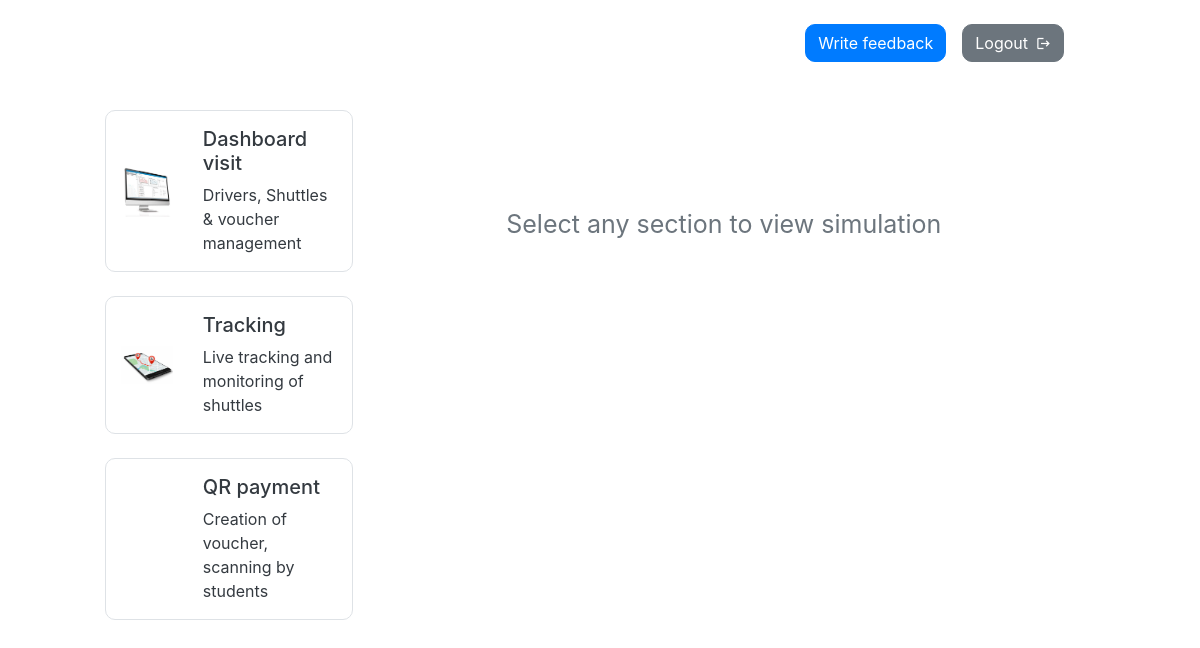
/simulation/ (signed in), run on the app's committed database.
### simulation/models.py (models this page shows, shortened)
class Simulation(models.Model):
    heading = models.CharField(max_length=255)
    sub_heading = models.CharField(max_length=255)
    img = models.ImageField(upload_to="simulation")
    def get_first_step(self):
        all_steps = Step.objects.filter(simulation=self)
        return all_steps.first()

### simulation/views.py (the view)
# urls.py: path("", view=views.index, name="index"),
@login_required
def index(request):
    print(request.session["user_course"])
    context = {"all_simulations": Simulation.objects.all()}
    return render(request, "home/simulation/index.html", context)

### templates/home/simulation/index.html (shortened to what this page needs)
{% extends 'home/simulation/base.html' %}
{% load static %}
{% block content %}
{% if not current_simulation %}
<div class="text-center" style="text-align: center;">
    <div class="text-center pt-5">
        <p style="font-size:25px" class="my-4 text-secondary">Select any section to view simulation</p>
    </div>
</div>
{% endif %}
{% endblock content %}

### templates/home/simulation/base.html (shortened to what this page needs)
{% load static %}
<!DOCTYPE html>
<html lang="en">
<head>
    <link rel="stylesheet" href="https://cdn.jsdelivr.net/npm/bootstrap@4.6.1/dist/css/bootstrap.min.css">
</head>
<body>
    <div class="container-fluid pt-4" style="padding: 10%; padding-bottom: 5px;">
        <div class="row mb-5">
            <div class="col-sm-6">
            </div>
            <div class="col-sm-6 d-flex align-items-center justify-content-end">
                <button type="button" class="btn btn-primary radius-10" data-toggle="modal" data-target="#feedbackForm">Write feedback</button>
                <a href="{% url 'authentication:logout' %}" type="button" class="mx-3 d-flex align-items-center btn btn-secondary mx-2 radius-10">
                    Logout
                    <span class="ml-1 material-icons my-0 ml-2 py-0" style="font-size: 15px;">
                    </span>
                </a>
            </div>
        </div>
        <div class="mt-0">
            <div class="row">
                <div class="col-sm-3">
                    {% for simulation in all_simulations %}
                    <a href="{% url 'simulation:single_simulation' simulation.id simulation.get_first_step.id %}" class="text-decoration-none">
                    <div class="row border simulation-option radius-10 mk-pointer mb-4 {% if current_simulation == simulation %}select-type{% endif %}">
                        <div class="col-sm-4 d-flex align-items-center justify-content-center">
                            <img src="media/{{ simulation.img }}" style="width: 100%;" alt="">
                        </div>
                        <div class="d-flex align-items-center col-sm-8">
                            <div class="py-3 text-dark">
                                <h5>{{ simulation.heading }}</h5>
                                <p class="mt-2 mb-0">{{ simulation.sub_heading }}</p>
                            </div>
                        </div>
                    </div>
                    </a>
                    {% endfor %}
                </div>
                <div class="col-sm-9">
                    {% block content %}
                    {% endblock %}
                </div>
            </div>
        </div>
    </div>
</body>
</html>

### templates/home/simulation/base.html (style rules this page uses)
.radius-10 { border-radius: 10px; }
.simulation-option { transition-duration: 0.25s; }

### data on the page
Simulation: img (picture), heading "Dashboard visit", sub_heading "Drivers, Shuttles & voucher management"
Simulation: img (picture), heading "Tracking", sub_heading "Live tracking and monitoring of shuttles"
Simulation: heading "QR payment", sub_heading "Creation of voucher, scanning by students"
